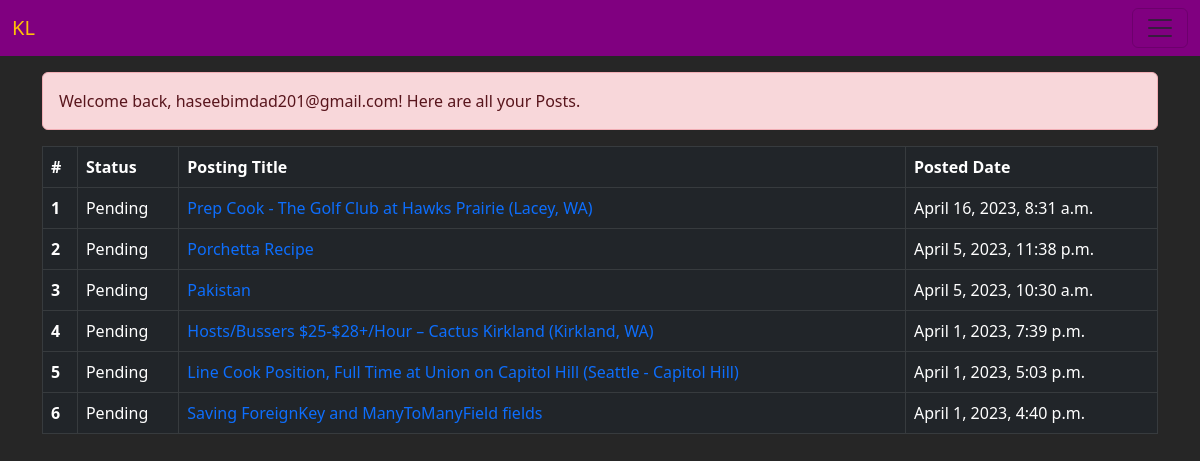
The page /dashboard (signed in) on the database its author committed.
### jobs/models.py (models this page shows)
class Jobs(models.Model):
    city            = models.CharField(max_length=255)
    category        = models.CharField(max_length=255)
    postTitle       = models.TextField()
    Neighborhood    = models.TextField()
    postalCode      = models.CharField(max_length=15)
    description     = tinymce_models.HTMLField()
    employementType = models.CharField(max_length=255)
    direct_contact_recureters= models.BooleanField(default=False)
    internship      = models.BooleanField(default=False)
    non_prof_org    = models.BooleanField(default=False)
    relo_ass_available = models.BooleanField(default=False)
    telecommuting   = models.BooleanField(default=False)
    jobTitle        = models.TextField()
    compensation    = models.TextField()
    companyName     = models.TextField(blank=True, null=True)
    email           = models.CharField(max_length=255)
    emailPrivacy    = models.CharField(max_length=255)
    phoneCallOk     = models.BooleanField(default=False)
    smsOk           = models.BooleanField(default=False)
    showPhoneNumber = models.BooleanField(default=False)
    phoneNumber     = models.CharField(max_length=255,blank=True, null=True)
    contactName     = models.CharField(max_length=255,blank=True, null=True)
    showAddress     = models.BooleanField(default=False)
    streetName      = models.CharField(max_length=255,blank=True, null=True)
    crossStreet     = models.CharField(max_length=255,blank=True, null=True)
    cityAddress     = models.CharField(max_length=255,blank=True, null=True)
    status          = models.BooleanField(default=False)
    createdat = models.DateTimeField(
        db_column='createdAt', blank=True, null=True, auto_now_add=True)
    updatedat = models.DateTimeField(
        db_column='updatedAt', blank=True, null=True, auto_now=True)

### jobs/views.py (the view)
# urls.py: path('dashboard', views.Dashboard, name='dashboard'),
def Dashboard(request):
    try:
        if "email" in request.session:
            cookiesEmail=request.session.get('email')
            userJobs = Jobs.objects.filter(email=cookiesEmail).order_by('-id')
            data = {}
            message = "Welcome back, "+cookiesEmail+"! Here are all your Posts."
            data['jobs'] = userJobs
            data['message'] = message
            return render(request, 'jobs/dashboard.html',data)
        else:
            return redirect('all-jobs')
    except:
        return redirect('all-jobs')

### templates/jobs/dashboard.html
{% extends 'jobs/base.html' %}
{% load static %}
{% block content %}
{% include "jobs/navbar.html" %}
<div class="container mt-3">
  {% if message %}
  <div class="alert alert-danger" role="alert">
    {{message}}
  </div>
  {% endif%}
<table class="table table-bordered table-dark">
  <thead>
    <tr>
      <th scope="col">#</th>
      <th scope="col">Status</th>
      <th scope="col">Posting Title</th>
      <th scope="col">Posted Date</th>
    </tr>
  </thead>
  <tbody>
    {% for job in jobs %}
        <tr>
            <th>{{ forloop.counter }}</th>
            <td>Pending</td>
            <td><a href={% url 'jobs/job-details' id=job.id %}>{{job.postTitle}}</a></td>
            <td>{{job.createdat}}</td>
        </tr>
    {% endfor %}
  </tbody>
</table>
</div>
{% endblock %}

### templates/jobs/base.html (shortened to what this page needs)
{% load static %}
<!doctype html>
<html lang="en">
  <head>
    <link href="https://cdn.jsdelivr.net/npm/bootstrap@5.3.0-alpha2/dist/css/bootstrap.min.css" rel="stylesheet">
    <link rel="stylesheet" type="text/css" href="{% static 'css/jobs/Jobs.css'%}">
  </head>
  <body class="b">
    {% block content %} {% endblock %}
  </body>
</html>

### templates/jobs/navbar.html (shortened to what this page needs)
<nav class="navbar">
  <div class="container-fluid">
    <a class="navbar-brand" href="/">KL</a>
    <button
      class="navbar-toggler"
      type="button"
      data-bs-toggle="collapse"
      data-bs-target="#navbarSupportedContent"
      aria-controls="navbarSupportedContent"
      aria-expanded="false"
      aria-label="Toggle navigation"
    >
      <span class="navbar-toggler-icon"></span>
    </button>
  </div>
</nav>

### static/css/jobs/Jobs.css (style rules this page uses)
.b { background-color:#262626; color:bisque }
.navbar { background-color:#800080; }
.navbar-brand { color:#ffc107 }

### templates/jobs/base.html (style rules this page uses)
a { text-decoration: none !important; }

### rows shown on the page
Jobs: postTitle "Prep Cook - The Golf Club at Hawks Prairie (Lacey, WA)", createdat "April 16, 2023, 8:31 a.m."
Jobs: postTitle "Porchetta Recipe", createdat "April 5, 2023, 11:38 p.m."
Jobs: postTitle "Pakistan", createdat "April 5, 2023, 10:30 a.m."
Jobs: postTitle "Hosts/Bussers $25-$28+/Hour – Cactus Kirkland (Kirkland, WA)", createdat "April 1, 2023, 7:39 p.m."
Jobs: postTitle "Line Cook Position, Full Time at Union on Capitol Hill (Seattle - Capitol Hill)", createdat "April 1, 2023, 5:03 p.m."
Jobs: postTitle "Saving ForeignKey and ManyToManyField fields", createdat "April 1, 2023, 4:40 p.m."

### other values the page prints
{{ message }} "Welcome back, haseebimdad201@gmail.com! Here are all your Posts."
